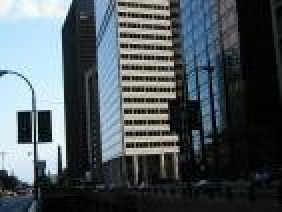
#> input picture 1 VA/buildings05.jpg, 141 x 106 px (shown 2 times larger)
$ python amostragemEQuantizacao.py
#> lines starting #> are read from the running program, lines starting #| are printed output that depends on the picture
## Codigo da Amostragem##
import numpy as np
import cv2

img = cv2.imread('buildings05.jpg', 0)
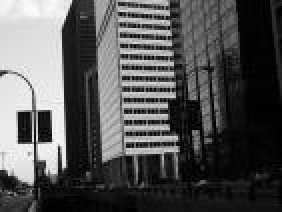
#> img: shape (106, 141) (shown 2 times larger); min 0, max 255, mean 84

n = 2
img_red = img[::n, ::n]
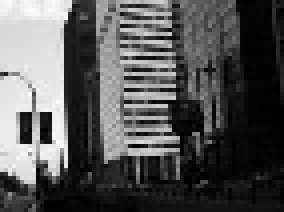
#> img_red: shape (53, 71) (shown 4 times larger); min 0, max 255, mean 85.3

## Codigo da Quantização##
r = 31
img = np.uint8(img / r) * r
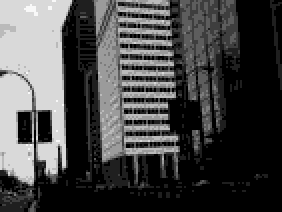
#> img: shape (106, 141) (shown 2 times larger); min 0, max 248, mean 70.7

cv2.imshow('buildings05', img)
cv2.waitKey(0)
cv2.destroyAllWindows()
